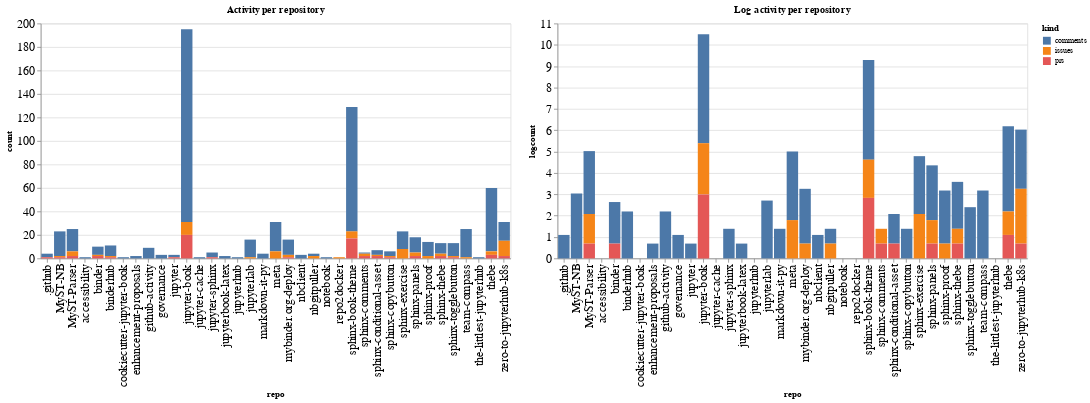

Source (notebook cell):
### Code cell
ch1 = alt.Chart(repo_summaries, width=600, title="Activity per repository").mark_bar().encode(
    x='repo',
    y='count',
    color='kind',
    tooltip="kind"
)

ch2 = alt.Chart(repo_summaries, width=600, title="Log activity per repository").mark_bar().encode(
    x='repo',
    y='logcount',
    color='kind',
    tooltip="kind"
)

ch1 | ch2

### Figure 1 — Vega-Lite specification as saved in the notebook (floating-point values rounded to 4 significant figures)
{"config": {"axisLeft": {"labelFontSize": 15}, "axisBottom": {"labelFontSize": 15}}, "hconcat": [{"mark": "bar", "encoding": {"color": {"type": "nominal", "field": "kind"}, "tooltip": {"type": "nominal", "field": "kind"}, "x": {"type": "nominal", "field": "repo"}, "y": {"type": "quantitative", "field": "count"}}, "title": "Activity per repository", "width": 600}, {"mark": "bar", "encoding": {"color": {"type": "nominal", "field": "kind"}, "tooltip": {"type": "nominal", "field": "kind"}, "x": {"type": "nominal", "field": "repo"}, "y": {"type": "quantitative", "field": "logcount"}}, "title": "Log activity per repository", "width": 600}], "data": {"name": "data-dbeacfe9ee06f716710cde0d501f8520"}, "$schema": "https://vega.github.io/schema/vega-lite/v4.8.1.json", "datasets": {"data-dbeacfe9ee06f716710cde0d501f8520": [{"repo": ".github", "kind": "comments", "count": 3, "logcount": 1.099}, {"repo": ".github", "kind": "prs", "count": 1, "logcount": 0.0}, {"repo": "MyST-NB", "kind": "comments", "count": 21, "logcount": 3.045}, {"repo": "MyST-NB", "kind": "issues", "count": 1, "logcount": 0.0}, {"repo": "MyST-NB", "kind": "prs", "count": 1, "logcount": 0.0}, {"repo": "MyST-Parser", "kind": "comments", "count": 19, "logcount": 2.944}, {"repo": "MyST-Parser", "kind": "issues", "count": 4, "logcount": 1.386}, {"repo": "MyST-Parser", "kind": "prs", "count": 2, "logcount": 0.6931}, {"repo": "accessibility", "kind": "comments", "count": 1, "logcount": 0.0}, {"repo": "binder", "kind": "comments", "count": 7, "logcount": 1.946}, {"repo": "binder", "kind": "issues", "count": 1, "logcount": 0.0}, {"repo": "binder", "kind": "prs", "count": 2, "logcount": 0.6931}, {"repo": "binderhub", "kind": "comments", "count": 9, "logcount": 2.197}, {"repo": "binderhub", "kind": "issues", "count": 1, "logcount": 0.0}, {"repo": "binderhub", "kind": "prs", "count": 1, "logcount": 0.0}, {"repo": "cookiecutter-jupyter-book", "kind": "comments", "count": 1, "logcount": 0.0}, {"repo": "enhancement-proposals", "kind": "comments", "count": 2, "logcount": 0.6931}, {"repo": "github-activity", "kind": "comments", "count": 9, "logcount": 2.197}, {"repo": "governance", "kind": "comments", "count": 3, "logcount": 1.099}, {"repo": "jupyter", "kind": "comments", "count": 2, "logcount": 0.6931}, {"repo": "jupyter", "kind": "prs", "count": 1, "logcount": 0.0}, {"repo": "jupyter-book", "kind": "comments", "count": 164, "logcount": 5.1}, {"repo": "jupyter-book", "kind": "issues", "count": 11, "logcount": 2.398}, {"repo": "jupyter-book", "kind": "prs", "count": 20, "logcount": 2.996}, {"repo": "jupyter-cache", "kind": "comments", "count": 1, "logcount": 0.0}, {"repo": "jupyter-sphinx", "kind": "comments", "count": 4, "logcount": 1.386}, {"repo": "jupyter-sphinx", "kind": "prs", "count": 1, "logcount": 0.0}, {"repo": "jupyterbook-latex", "kind": "comments", "count": 2, "logcount": 0.6931}, {"repo": "jupyterhub", "kind": "comments", "count": 1, "logcount": 0.0}, {"repo": "jupyterlab", "kind": "comments", "count": 15, "logcount": 2.708}, {"repo": "jupyterlab", "kind": "issues", "count": 1, "logcount": 0.0}, {"repo": "markdown-it-py", "kind": "comments", "count": 4, "logcount": 1.386}, {"repo": "meta", "kind": "comments", "count": 25, "logcount": 3.219}, {"repo": "meta", "kind": "issues", "count": 6, "logcount": 1.792}, {"repo": "mybinder.org-deploy", "kind": "comments", "count": 13, "logcount": 2.565}, {"repo": "mybinder.org-deploy", "kind": "issues", "count": 2, "logcount": 0.6931}, {"repo": "mybinder.org-deploy", "kind": "prs", "count": 1, "logcount": 0.0}, {"repo": "nbclient", "kind": "comments", "count": 3, "logcount": 1.099}, {"repo": "nbgitpuller", "kind": "comments", "count": 2, "logcount": 0.6931}, {"repo": "nbgitpuller", "kind": "issues", "count": 2, "logcount": 0.6931}, {"repo": "notebook", "kind": "comments", "count": 1, "logcount": 0.0}, {"repo": "repo2docker", "kind": "issues", "count": 1, "logcount": 0.0}, {"repo": "sphinx-book-theme", "kind": "comments", "count": 106, "logcount": 4.663}, {"repo": "sphinx-book-theme", "kind": "issues", "count": 6, "logcount": 1.792}, {"repo": "sphinx-book-theme", "kind": "prs", "count": 17, "logcount": 2.833}, {"repo": "sphinx-comments", "kind": "comments", "count": 1, "logcount": 0.0}, {"repo": "sphinx-comments", "kind": "issues", "count": 2, "logcount": 0.6931}, {"repo": "sphinx-comments", "kind": "prs", "count": 2, "logcount": 0.6931}, {"repo": "sphinx-conditional-asset", "kind": "comments", "count": 4, "logcount": 1.386}, {"repo": "sphinx-conditional-asset", "kind": "issues", "count": 1, "logcount": 0.0}, {"repo": "sphinx-conditional-asset", "kind": "prs", "count": 2, "logcount": 0.6931}, {"repo": "sphinx-copybutton", "kind": "comments", "count": 4, "logcount": 1.386}, {"repo": "sphinx-copybutton", "kind": "issues", "count": 1, "logcount": 0.0}, {"repo": "sphinx-copybutton", "kind": "prs", "count": 1, "logcount": 0.0}, {"repo": "sphinx-exercise", "kind": "comments", "count": 15, "logcount": 2.708}, {"repo": "sphinx-exercise", "kind": "issues", "count": 8, "logcount": 2.079}, {"repo": "sphinx-panels", "kind": "comments", "count": 13, "logcount": 2.565}, {"repo": "sphinx-panels", "kind": "issues", "count": 3, "logcount": 1.099}, {"repo": "sphinx-panels", "kind": "prs", "count": 2, "logcount": 0.6931}, {"repo": "sphinx-proof", "kind": "comments", "count": 12, "logcount": 2.485}, {"repo": "sphinx-proof", "kind": "issues", "count": 2, "logcount": 0.6931}, {"repo": "sphinx-thebe", "kind": "comments", "count": 9, "logcount": 2.197}, {"repo": "sphinx-thebe", "kind": "issues", "count": 2, "logcount": 0.6931}, {"repo": "sphinx-thebe", "kind": "prs", "count": 2, "logcount": 0.6931}, {"repo": "sphinx-togglebutton", "kind": "comments", "count": 11, "logcount": 2.398}, {"repo": "sphinx-togglebutton", "kind": "issues", "count": 1, "logcount": 0.0}, {"repo": "sphinx-togglebutton", "kind": "prs", "count": 1, "logcount": 0.0}, {"repo": "team-compass", "kind": "comments", "count": 24, "logcount": 3.178}, {"repo": "team-compass", "kind": "issues", "count": 1, "logcount": 0.0}, {"repo": "the-littlest-jupyterhub", "kind": "comments", "count": 1, "logcount": 0.0}, {"repo": "thebe", "kind": "comments", "count": 54, "logcount": 3.989}, {"repo": "thebe", "kind": "issues", "count": 3, "logcount": 1.099}, {"repo": "thebe", "kind": "prs", "count": 3, "logcount": 1.099}, {"repo": "zero-to-jupyterhub-k8s", "kind": "comments", "count": 16, "logcount": 2.773}, {"repo": "zero-to-jupyterhub-k8s", "kind": "issues", "count": 13, "logcount": 2.565}, {"repo": "zero-to-jupyterhub-k8s", "kind": "prs", "count": 2, "logcount": 0.6931}]}}
